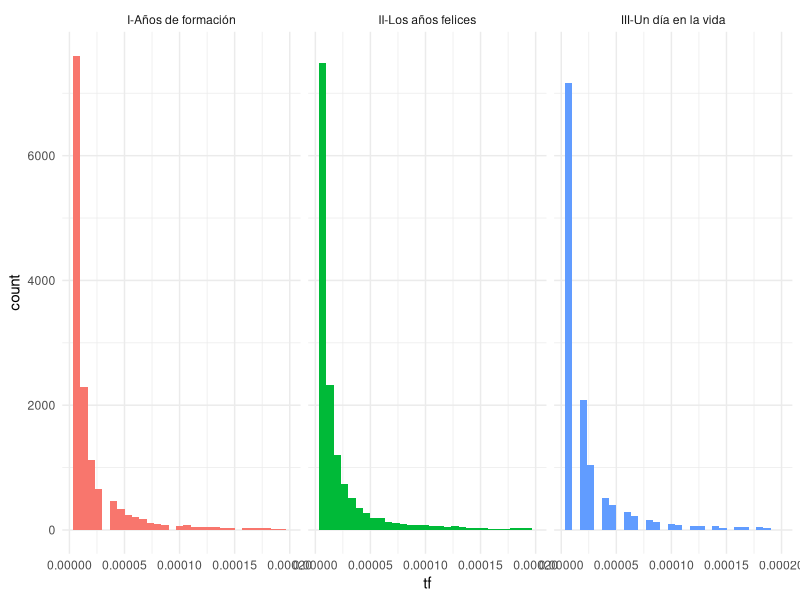
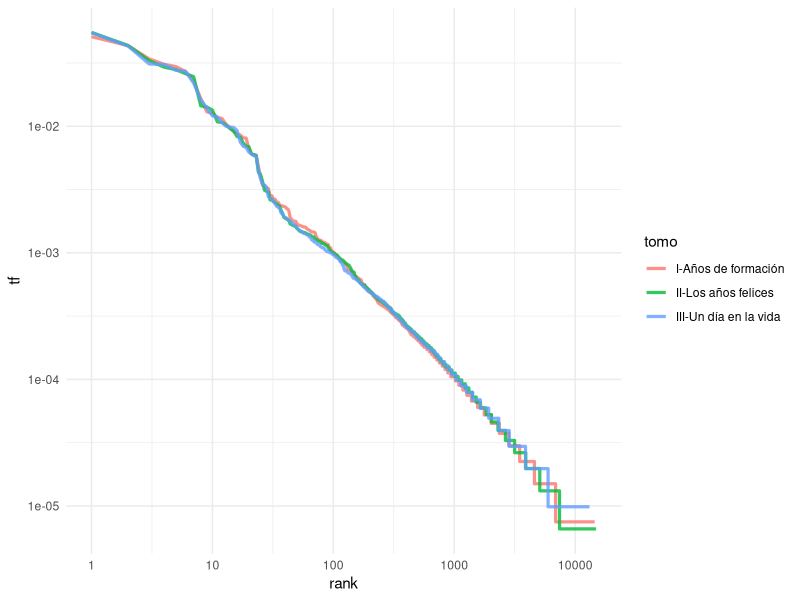
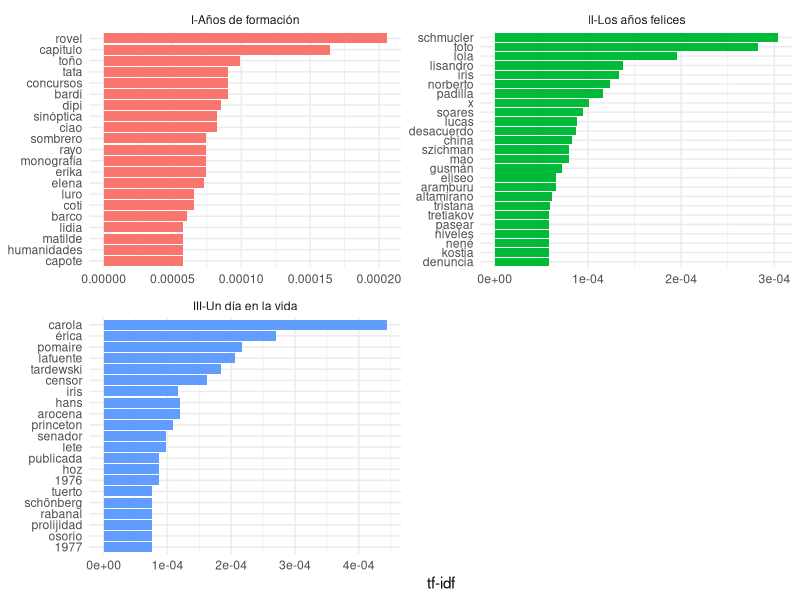

Write the R code that produced these figures, in order.
## ---- chunk 1
library(tidyverse)
library(tidytext)
## ---- chunk 2
renzi <- read_csv('../data/renzi.csv') %>%
        mutate(tomo = case_when(
                tomo == '1_diarios_renzi_años_de_formacion.txt' ~ 'I-Años de formación',
                tomo == '2_diarios_renzi_los_años_felices.txt' ~ 'II-Los años felices',
                tomo == '3_diarios_renzi_un_dia_en_la_vida.txt' ~ 'III-Un día en la vida',
        ))
## ---- chunk 3
book_words <- renzi %>%
        mutate(entry_number = row_number()) %>%
        unnest_tokens(output = word, 
                      input = entry) %>%
        group_by(tomo, word) %>%
        summarise(n = n()) %>%
        arrange(desc(n)) %>%
        ungroup()

total_words <- book_words %>% 
  group_by(tomo) %>% 
  summarize(total = sum(n))

book_words <- book_words %>%
                left_join(total_words) %>%
                ungroup() %>%
                arrange(desc(n))

book_words
## ---- chunk 4
book_words %>%
        mutate(tf = n/total) %>%
        ggplot(aes(tf, fill = tomo)) +
                geom_histogram(show.legend = FALSE) +
                xlim(NA, 0.0002) +
                facet_wrap(~tomo) +
                theme_minimal()

## ---- chunk 5
freq_by_rank <- book_words %>% 
  group_by(tomo) %>%
  arrange(tomo, desc(n)) %>%
  mutate(rank = row_number(), 
         `tf` = n/total) %>%
        ungroup()

freq_by_rank
## ---- chunk 6
freq_by_rank %>% 
  ggplot(aes(rank, `tf`, color = tomo)) +
        geom_line(linewidth = 1.1, alpha = 0.8) +
        scale_x_log10() +
        scale_y_log10() +
        theme_minimal()
## ---- chunk 7
book_tf_idf <- book_words %>%
  bind_tf_idf(word, tomo, n)

head(book_tf_idf)
## ---- chunk 8
book_tf_idf %>%
  select(-total) %>%
  arrange(desc(tf_idf))
## ---- chunk 9
library(forcats)

book_tf_idf %>%
  group_by(tomo) %>%
        slice_max(tf_idf, n = 20) %>%
        ungroup() %>%
        ggplot(aes(tf_idf, fct_reorder(word, tf_idf), fill = tomo)) +
        geom_col(show.legend = FALSE) +
        facet_wrap(~tomo, ncol = 2, scales = "free") +
        labs(x = "tf-idf", y = NULL) +
        theme_minimal()
## ---- chunk 10
###
